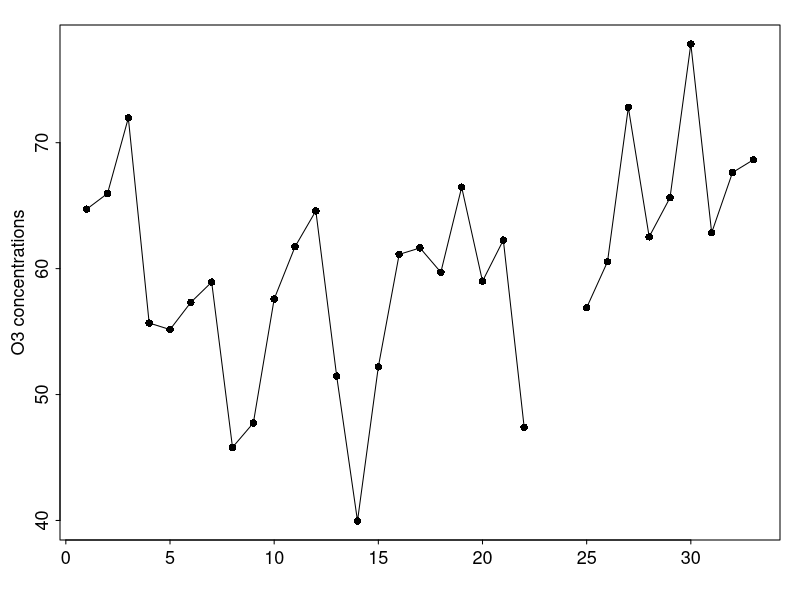
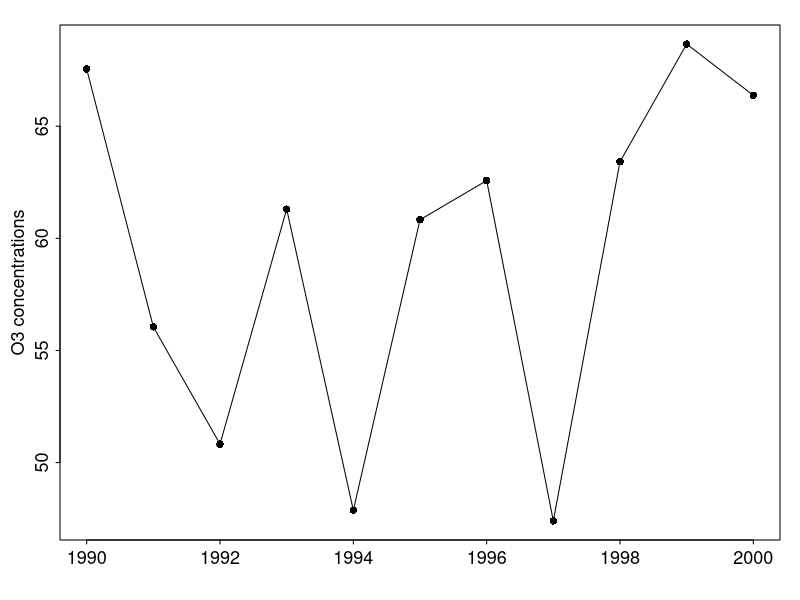

The R source for these figures, in order:
#change your working directory
setwd("~/Summer_tutor/For_Guangyi/20190722/sample_code")
#read the data
data=read.csv("small_data.csv",header=TRUE)
y=data[,"mean"]
y[y<=-999]=NA
data[,"mean"]=y

#====plot a simple figure ====
dev.new(width=5,height=2.8)
par(mai=c(0.6, 0.6, 0.25, 0.2), mgp=c(1.6, 0.4, 0), tcl=-0.2, ps=13)
plot(data[,'mean'],pch=16,type="o",xlab="",ylab="O3 concentrations")

#=== calculate the seasonal mean ===
yr1=1990
yr2=2000
#Construct a vector to store the monthly O3 later
season_mean=array(NA,yr2-yr1+1)
for(year in yr1:yr2){#loop over each year
	#select the rows of the summer (June, July and August) for a certain year
	ind=(data[,"year"]==year & data[,"month"]>=6 & data[,"month"]<=8)
	#calculate the mean and ignore any missing data
	#assign the mean value to the vector "season_mean"
	season_mean[year-yr1+1]=mean(data[ind,"mean"],na.rm=TRUE)
}
dev.new(width=5,height=2.8)
par(mai=c(0.6, 0.6, 0.25, 0.2), mgp=c(1.6, 0.4, 0), tcl=-0.2, ps=13)
plot(yr1:yr2,season_mean,pch=16,type="o",xlab="",ylab="O3 concentrations")